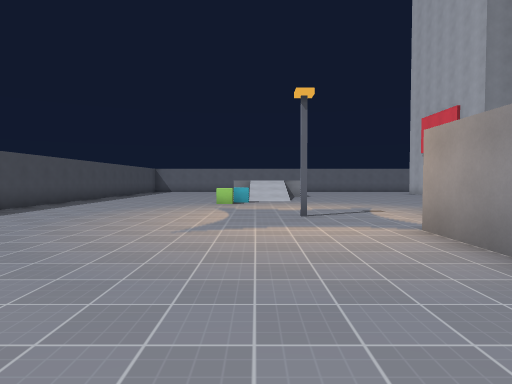
view 1 (above)

21 first-person views from a walk through a Godot game level. The camera is 1.5 m above the floor, tilts 2° down and sees 75° across. The floor is counted in squares, 2 m on a side. Each view is taken from the middle of a square. On the plan, view 1 faces up. The plan holds only what a view shows up to about 11 squares ahead; the rest is blank. Surface patterns are stand-ins for the level's own textures.

view 2
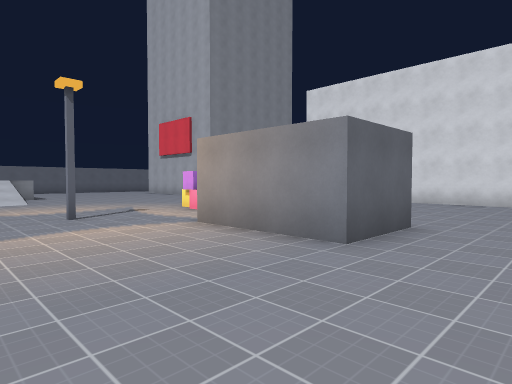

view 3
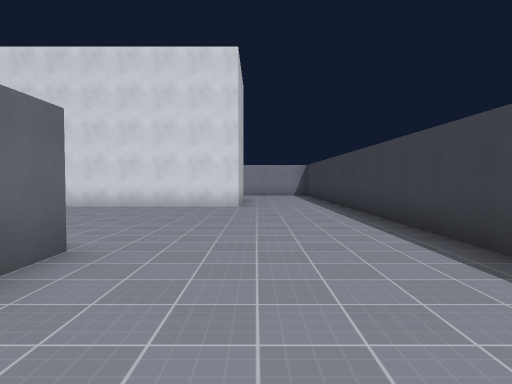

view 4
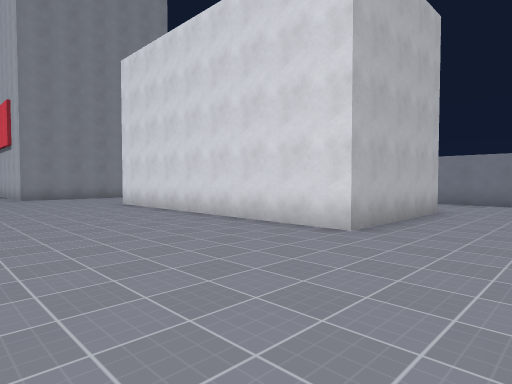

view 5
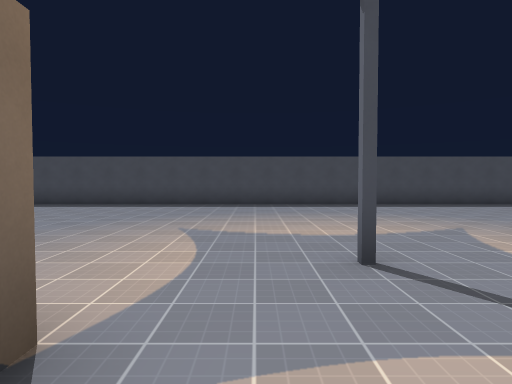

view 6
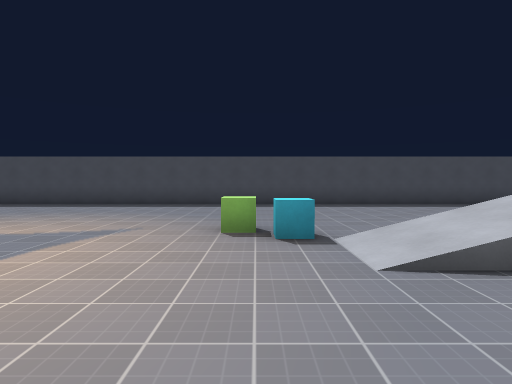

view 7
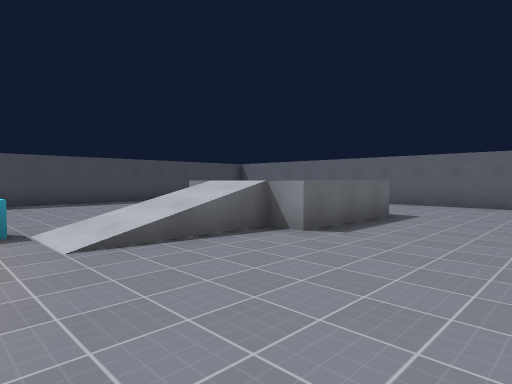

view 8
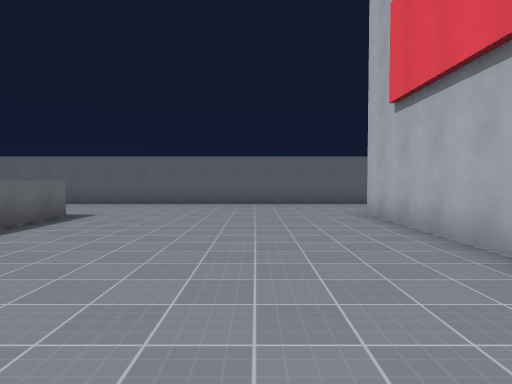

view 9
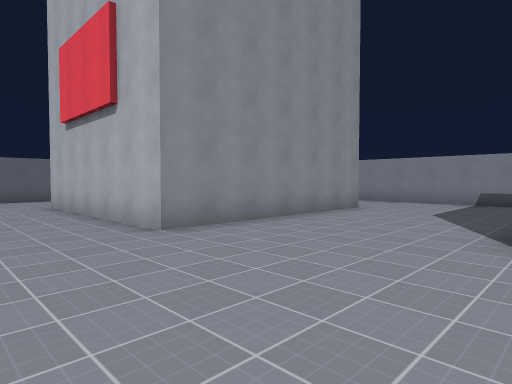

view 10
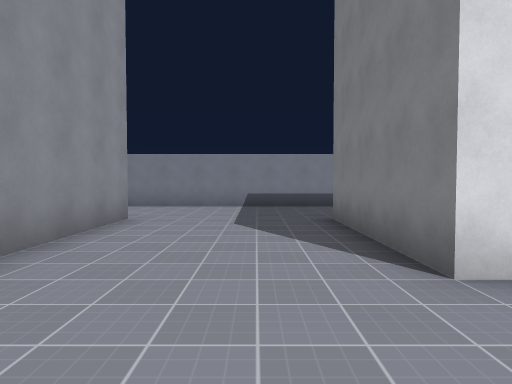

view 11
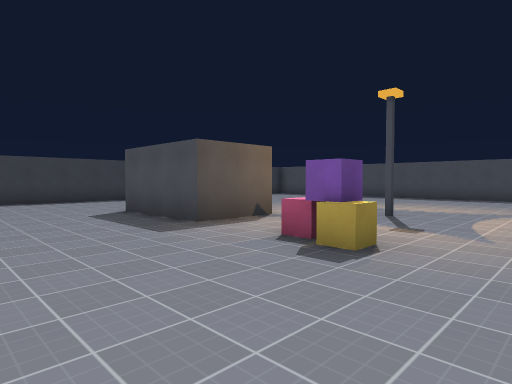

view 12
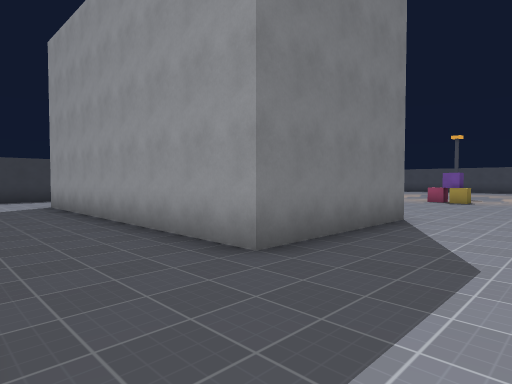

view 13
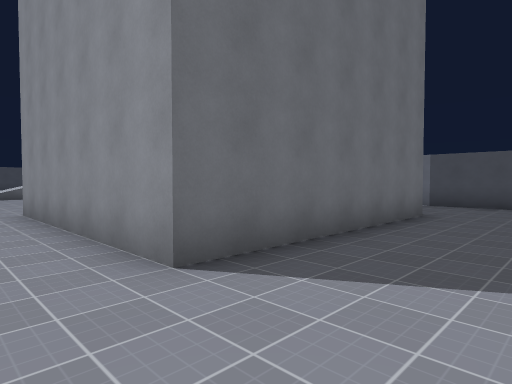

view 14
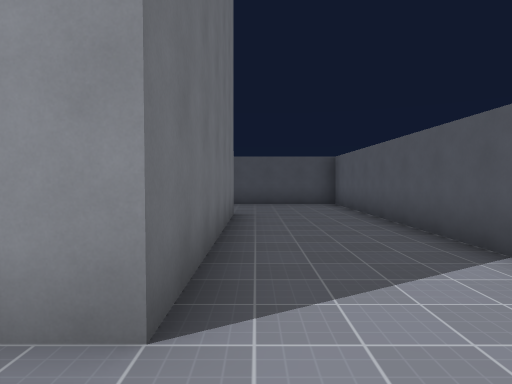

view 15
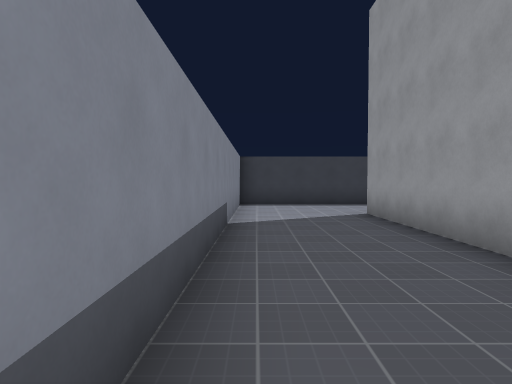

view 16
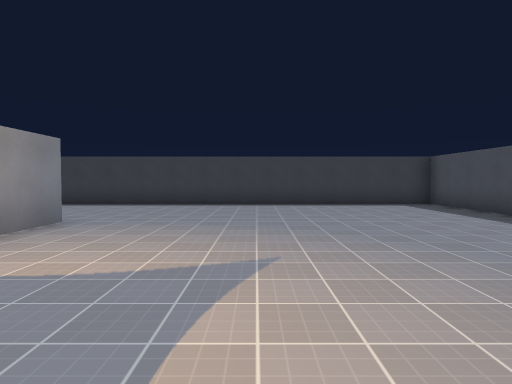

view 17
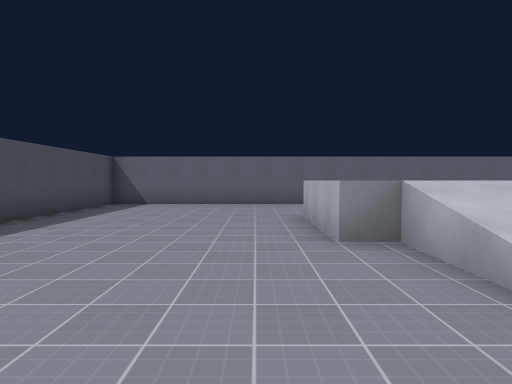

view 18
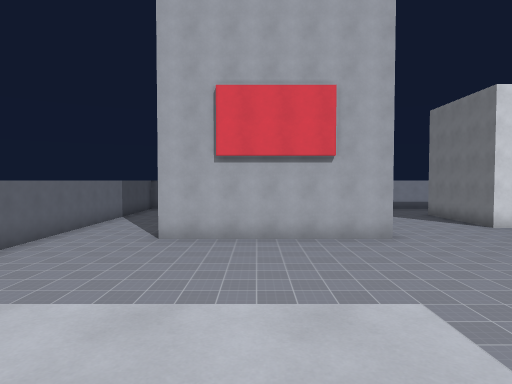

view 19
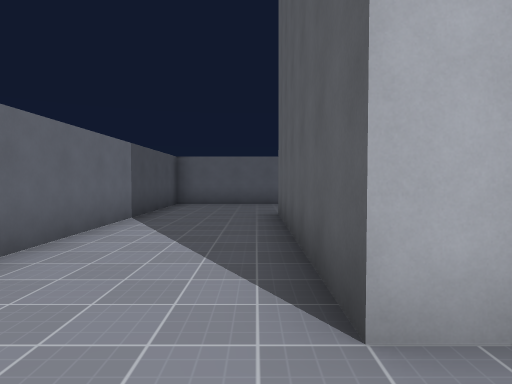

view 20
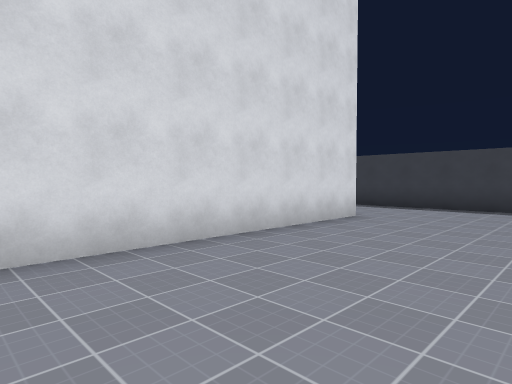

view 21
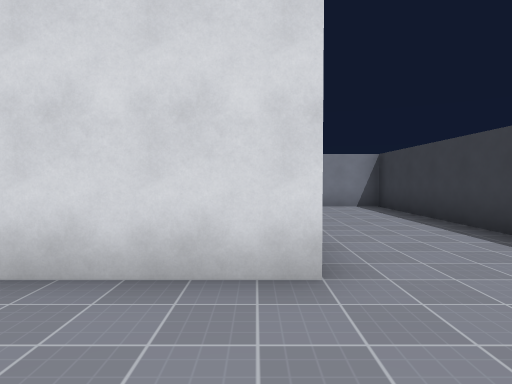

### Floor plan
Key: @ floor where view 1 was taken; # wall or solid block; . main floor; : floor 1.5 m higher than the main floor; / step, stairs or slope; C crate; B block; O other object.
Columns run from 7 left of view 1 to 18 right of it. Each row starts with its distance up from view 1.
 22 ##########################
 21 #........................#
 20 #...... .................#
 19 #...... .................#
 18 #......  :......BBBBBB...#
 17 #...... ::......B    B...#
 16 #......:::......B    B...#
 15 #.....#::#......B    B...#
 14 #......//.......B    B...#
 13 #......//.......BBBBBB...#
 12 #........................#
 11 #.....C..................#
 10 #........................#
  9 #........................#
  8 #..........#C.....BBBB...#
  7 #.......O..C......B  B...#
  6 #.................B  B...#
  5 #.........##......B  B...#
  4 #.........##......B  B...#
  3 #.........##......B  B...#
  2 #.........##......B  B...#
  1 #.................BBBB...#
  0 #......@.................#
 -1 #........................#
 -2 #........................#
 -3 ##########################

Positions as (right, up) in squares from view 1, and headings:
1: (0, 0), facing up
2: (-1, 0), facing up-right
3: (1, 0), facing right
4: (6, -2), facing up-right
5: (4, 6), facing left
6: (4, 11), facing left
7: (5, 11), facing up-left
8: (6, 11), facing up
9: (6, 8), facing up-right
10: (8, 10), facing right
11: (8, 10), facing down-left
12: (17, 11), facing down-left
13: (17, 11), facing up-left
14: (15, 11), facing up
15: (17, 8), facing down
16: (-1, 8), facing down
17: (-2, 11), facing up
18: (0, 16), facing right
19: (7, 19), facing right
20: (7, 7), facing down-right
21: (8, 1), facing right
